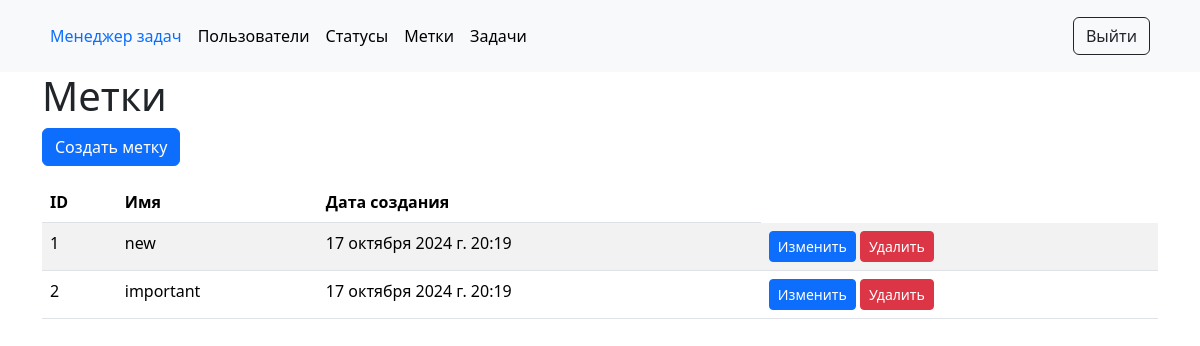
/tags/ (signed in), run on an earlier commit of the app's database.
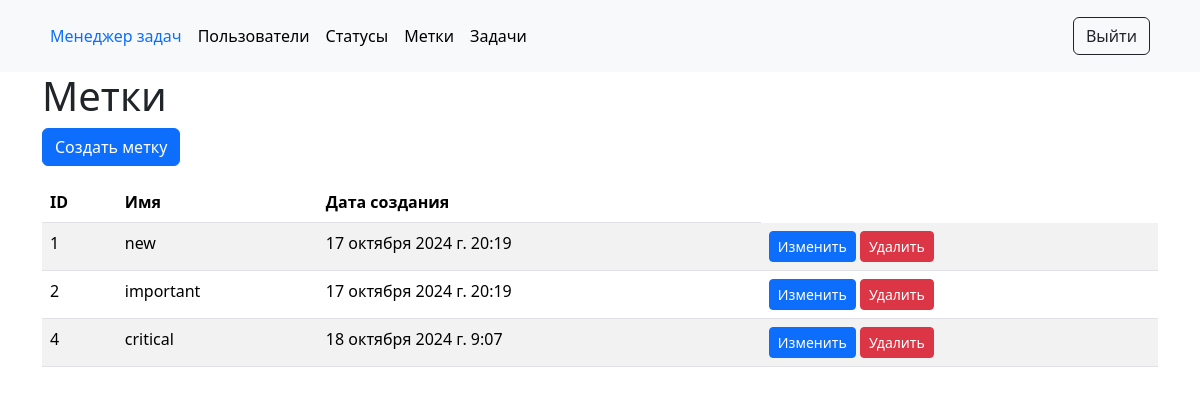
And on a later commit of the database.
### task_manager/tags/models.py (models this page shows, shortened)
class Tag(models.Model):
    name = models.CharField(max_length=255,
                            unique=True,
                            verbose_name=gettext("Tag"))
    created_at = models.DateTimeField(auto_now_add=True)

### task_manager/tags/views.py (the view)
# urls.py: path('', views.tags_list, name='tags_list'),
@login_required
def tags_list(request):
    tags = Tag.objects.all()
    return render(request,
                  'tags/tags_list.html',
                  {'tags': tags})

### task_manager/templates/tags/tags_list.html
{% extends "base.html" %}
{% load i18n %}
{% block content %}
<div class="container">
    <h1>{% translate "Tags" %}</h1>
    <a href="{% url 'tag_create' %}" class="btn btn-primary">{% translate "Create tag" %}</a>
    <table class="table table-striped mt-3">
        <thead>
            <tr>
                <th>ID</th>
                <th>{% translate "Name" %}</th>
                <th>{% translate "Creation date" %}</th>
            </tr>
        </thead>
        <tbody>
            {% for tag in tags %}
                <tr>
                    <td>{{ tag.id }}</td>
                    <td>{{ tag.name }}</td>
                    <td>{{ tag.created_at }}</td>
                    <td>
                        <a href="{% url 'tag_update' tag.id %}" class="btn btn-primary btn-sm">{% translate "Edit" %}</a>
                        <a href="{% url 'tag_delete' tag.id %}" class="btn btn-danger btn-sm">{% translate "Delete" %}</a>
                    </td>
                </tr>
            {% endfor %}
        </tbody>
    </table>
</div>
{% endblock %}

What changed in the data, as far as the page shows it:
added Tag: id "4", name "critical", created_at "18 октября 2024 г. 9:07"
